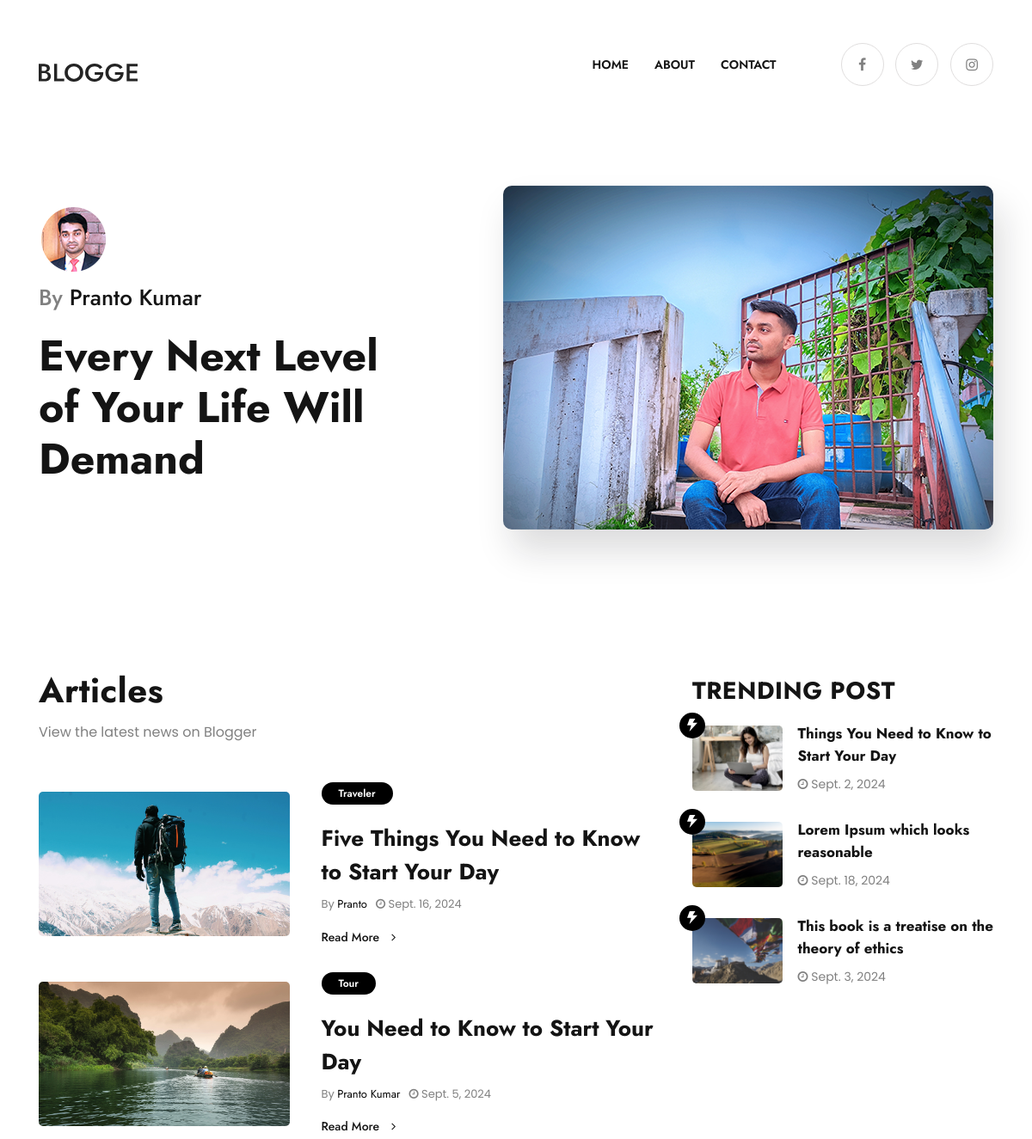
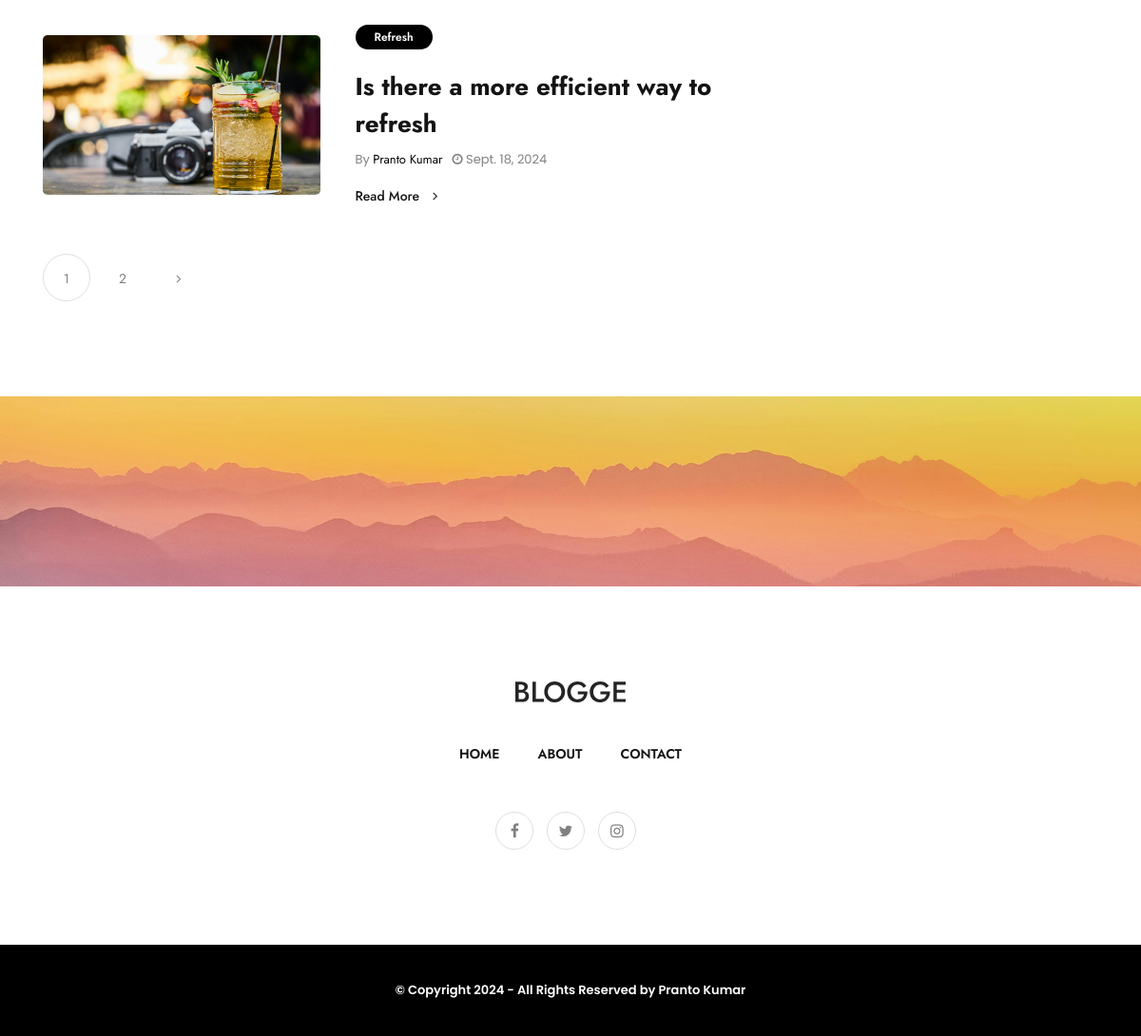
The page / on the database its author committed (2 pictures, top to bottom).
### myapp/models.py (models this page shows, shortened)
class Article(models.Model):
    a_catagory = models.CharField(max_length=250)
    a_title = models.CharField(max_length=80)
    a_authorname = models.CharField(max_length=100)
    a_date = models.DateField()
    a_description = models.CharField(max_length=500)
    image= models.ImageField(upload_to='article_img/', default='#')

class TrendingPost(models.Model):
    trending_title = models.CharField(max_length=80)
    trending_date = models.DateField()
    trending_image= models.ImageField(upload_to='trending_img/', default='#')

### myapp/views.py (the view)
# urls.py: path('', home,name='index'),
def home(request):
     article= Article.objects.all()
     trendingpost= TrendingPost.objects.all()
     return render(request, "index.html",{'article':article,'trendingpost':trendingpost})

### myapp/templates/index.html (shortened to what this page needs)
<!DOCTYPE html>
<html lang="en">
<head>
  {% load static %}
  <link href="{% static 'css/style.css' %}" rel="stylesheet" />
</head>
<body>
  <nav class="main-nav navbar navbar-expand-lg">
    <div class="container">
      <a class="navbar-brand" href="{% url 'index' %}">
        <img class="logo-main" src="{% static 'images/logo.svg' %}" alt="logo" />
      </a>
      <div class="collapse navbar-collapse nav-list" id="mainNav">
        <ul class="navbar-nav ml-auto">
          <li class="nav-item">
            <a class="nav-link" href="{% url 'index' %}">Home </a>
          </li>
          <li class="nav-item">
            <a class="nav-link" href="{% url 'about' %}">About </a>
          </li>
          <li class="nav-item">
            <a class="nav-link" href="{% url 'contact' %}">Contact</a>
          </li>
        </ul>
        <ul class="main-nav-social">
          <li>
            <a href="#"><i class="fa fa-facebook"></i></a>
          </li>
          <li>
            <a href="#"><i class="fa fa-twitter"></i></a>
          </li>
          <li>
            <a href="#"><i class="fa fa-instagram"></i></a>
          </li>
        </ul>
      </div>
    </div>
  </nav>
  <section class="featured">
    <div class="container">
      <div class="row">
        <div class="col-12">
          <article class="featured-post">
            <div class="featured-post-content">
              <div class="featured-post-author">
                <img src="{% static 'images/about/actior.png' %}" alt="author" />
                <p>By <span>Pranto Kumar</span></p>
              </div>
              <a href="#" class="featured-post-title">
                Every Next Level of Your Life Will Demand
              </a>
            </div>
            <div class="featured-post-thumb">
              <img src="{% static 'images/featured-post.png' %}" alt="feature-post-thumb" />
            </div>
          </article>
        </div>
      </div>
    </div>
  </section>
  <section class="blog">
    <div class="container">
      <div class="row">
        <div class="col-lg-8">
          <div class="blog-section-title">
            <h2>Articles</h2>
            <p>View the latest news on Blogger</p>
          </div>
          {% for a in article %}
          <article class="blog-post">
            <div class="blog-post-thumb">
              <img src="{{ a.image.url }}" alt="blog-thum" />
            </div>
            <div class="blog-post-content">
              <div class="blog-post-tag">
                <a href="">{{ a.a_catagory }}</a>
              </div>
              <div class="blog-post-title">
                <a href="{% url 'blogdetails' a.pk %}">{{ a.a_title }}</a>
              </div>
              <div class="blog-post-meta">
                <ul>
                  <li>By <a href="{% url 'about' %}">{{ a.a_authorname }}</a></li>
                  <li>
                    <i class="fa fa-clock-o"></i>
                    {{ a.a_date }}
                  </li>
                </ul>
              </div>
              <a href="{% url 'blogdetails' a.pk %}" class="blog-post-action">read more <i class="fa fa-angle-right"></i></a>
            </div>
          </article>
          {% endfor %}
          <div class="blog-post-pagination">
            <nav aria-label="Page navigation example" class="nav-bg">
              <ul class="pagination">
                <li class="page-item">
                  <a class="page-link active" href="#">1</a>
                </li>
                <li class="page-item"><a class="page-link" href="#">2</a></li>
                <li class="page-item">
                  <a class="page-link" href="#">
                    <i class="fa fa-angle-right"></i>
                  </a>
                </li>
              </ul>
            </nav>
          </div>
        </div>
        <div class="col-lg-4">
          <div class="blog-post-widget">
            <div class="latest-widget-title">
              <h2>Trending post</h2>
            </div>
            {% for b in trendingpost %}
            <div class="latest-widget">
              <div class="latest-widget-thum">
                <a href="#">
                  <img src="{{ b.trending_image.url }}" alt="blog-thum" /></a>
                <div class="icon">
                  <a href="#">
                    <img src="{% static 'images/blog/icon.svg' %}" alt="icon" /></a>
                </div>
              </div>
              <div class="latest-widget-content">
                <div class="content-title">
                  <a href="#">{{ b.trending_title }}</a>
                </div>
                <div class="content-meta">
                  <ul>
                    <li>
                      <i class="fa fa-clock-o"></i>
                      {{ b.trending_date }}
                    </li>
                  </ul>
                </div>
              </div>
            </div>
            {% endfor %}
          </div>
        </div>
      </div>
    </div>
  </section>
  <section class="instagram">
    <div class="container-fluid">
      <div class="row">
        <div class="col-lg-12">
          <div class="instagram-item">
            <div class="instagram-item-thum">
              <img src="{% static 'images/blog/bottom_banar.png' %}" alt="image">
            </div>
                      </div>
        </div>
      </div>
    </div>
  </section>
  <section class="footer">
    <div class="container-fluid">
      <div class="row">
        <div class="col-lg-6 mx-auto text-center">
          <div class="footer-logo">
            <img src="{% static 'images/logo.svg' %}" alt="logo" />
          </div>
        </div>
      </div>
      <div class="row">
        <div class="col-lg-6 mx-auto">
          <div class="footer-nav">
            <ul class="navbar-nav">
              <li class="nav-item">
                <a class="nav-link" href="{% url 'index' %}">Home </a>
              </li>
              <li class="nav-item">
                <a class="nav-link" href="{% url 'about' %}">About </a>
              </li>
              <li class="nav-item">
                <a class="nav-link" href="{% url 'contact' %}">Contact</a>
              </li>
            </ul>
          </div>
        </div>
      </div>
      <div class="row">
        <div class="col-lg-6 mx-auto">
          <div class="sociale-icon">
            <ul>
              <li>
                <a href="#"><i class="fa fa-facebook"></i></a>
              </li>
              <li>
                <a href="#"><i class="fa fa-twitter"></i></a>
              </li>
              <li>
                <a href="#"><i class="fa fa-instagram"></i></a>
              </li>
            </ul>
          </div>
        </div>
      </div>
      <div class="row">
        <div class="col-lg-12">
          <div class="copy-right">
            <p>© Copyright <span id="copyrightYear"></span> - All Rights Reserved by <a href="#" target="_blank">Pranto
                Kumar</a></p>
          </div>
        </div>
      </div>
    </div>
  </section>
</body>
</html>

### rows shown on the page
Article: image (picture), a_catagory "Traveler", a_title "Five Things You Need to Know to Start Your Day", a_authorname "Pranto", a_date "Sept. 16, 2024"
Article: image (picture), a_catagory "Tour", a_title "You Need to Know to Start Your Day", a_authorname "Pranto Kumar", a_date "Sept. 5, 2024"
Article: image (picture), a_catagory "Refresh", a_title "Is there a more efficient way to refresh", a_authorname "Pranto Kumar", a_date "Sept. 18, 2024"
TrendingPost: trending_image (picture), trending_title "Things You Need to Know to Start Your Day", trending_date "Sept. 2, 2024"
TrendingPost: trending_image (picture), trending_title "Lorem Ipsum which looks reasonable", trending_date "Sept. 18, 2024"
TrendingPost: trending_image (picture), trending_title "This book is a treatise on the theory of ethics", trending_date "Sept. 3, 2024"
